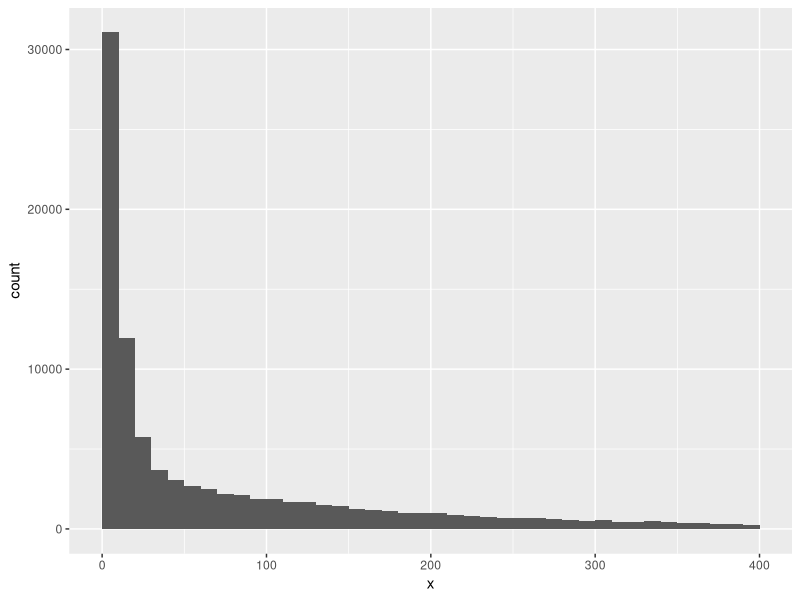
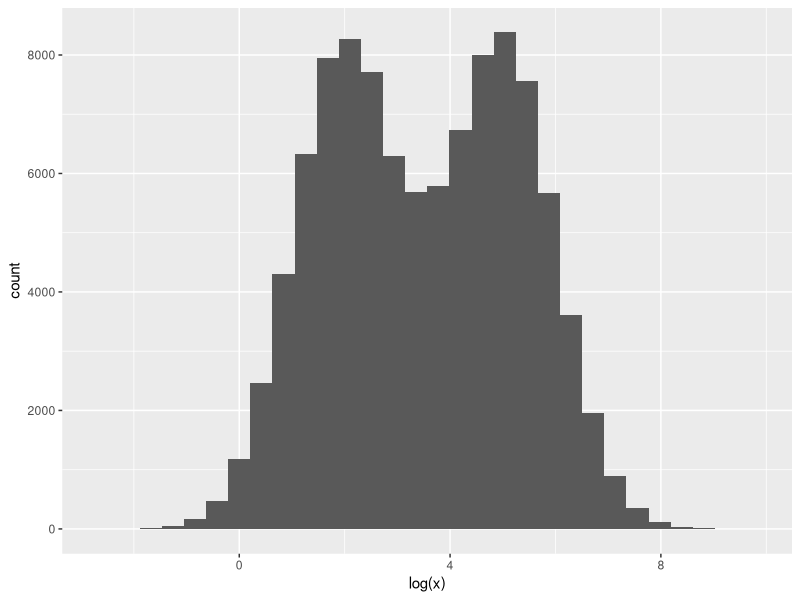

Generate these figures, in order, with R:
## ---- chunk 1
knitr::opts_chunk$set(cache = TRUE)
## ---- chunk 2
x = exp(rnorm(1e5,
     mean = sample(c(2, 5), size = 1e5, replace = TRUE)))

library("ggplot2")
library("tibble")

ggplot(tibble(x=x), aes(x = x)) +
    geom_histogram(binwidth = 10, boundary = 0) + xlim(0, 400)

ggplot(tibble(x=x), aes(x = log(x))) + geom_histogram(bins = 30)
